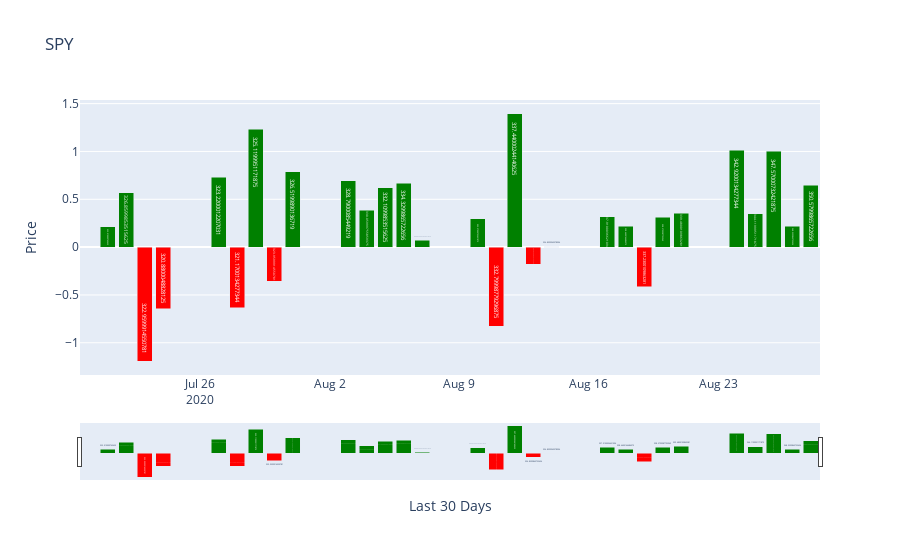

Write notebook code for a chart like this one.
### Code cell
#spy_index

### Figure 1 — Plotly figure (JSON) as saved in the notebook; plotly's stock layout.template omitted (floating-point values rounded to 4 significant figures)
{"data": [{"marker": {"color": ["green", "green", "green", "red", "red", "green", "red", "green", "red", "green", "green", "green", "green", "green", "green", "green", "red", "green", "red", "green", "green", "green", "red", "green", "green", "green", "green", "green", "green", "green"]}, "name": "SPY", "text": [324.3, 325.0, 326.9, 323.0, 320.9, 323.2, 321.2, 325.1, 324.0, 326.5, 328.8, 330.1, 332.1, 334.3, 334.6, 335.6, 332.8, 337.4, 336.8, 336.8, 337.9, 338.6, 337.2, 338.3, 339.5, 342.9, 344.1, 347.6, 348.3, 350.6], "type": "bar", "x": ["2020-07-20T00:00:00", "2020-07-21T00:00:00", "2020-07-22T00:00:00", "2020-07-23T00:00:00", "2020-07-24T00:00:00", "2020-07-27T00:00:00", "2020-07-28T00:00:00", "2020-07-29T00:00:00", "2020-07-30T00:00:00", "2020-07-31T00:00:00", "2020-08-03T00:00:00", "2020-08-04T00:00:00", "2020-08-05T00:00:00", "2020-08-06T00:00:00", "2020-08-07T00:00:00", "2020-08-10T00:00:00", "2020-08-11T00:00:00", "2020-08-12T00:00:00", "2020-08-13T00:00:00", "2020-08-14T00:00:00", "2020-08-17T00:00:00", "2020-08-18T00:00:00", "2020-08-19T00:00:00", "2020-08-20T00:00:00", "2020-08-21T00:00:00", "2020-08-24T00:00:00", "2020-08-25T00:00:00", "2020-08-26T00:00:00", "2020-08-27T00:00:00", "2020-08-28T00:00:00"], "y": [null, 0.2128, 0.5692, -1.193, -0.644, 0.7292, -0.6342, 1.23, -0.3568, 0.7902, 0.6952, 0.3863, 0.6211, 0.6685, 0.07179, 0.2989, -0.8255, 1.394, -0.1808, 0.002972, 0.3177, 0.216, -0.4164, 0.3114, 0.3547, 1.013, 0.3499, 1.003, 0.2187, 0.6459]}], "layout": {"autosize": true, "barmode": "stack", "title": {"text": "SPY"}, "xaxis": {"autorange": true, "range": ["2020-07-19 12:00", "2020-08-28 12:00"], "rangeslider": {"autorange": true, "range": ["2020-07-19 12:00", "2020-08-28 12:00"], "visible": true, "yaxis": {"_template": null, "rangemode": "match"}}, "title": {"text": "Last 30 Days"}, "type": "date"}, "yaxis": {"autorange": true, "range": [-1.337, 1.538], "title": {"text": "Price"}, "type": "linear"}}}
